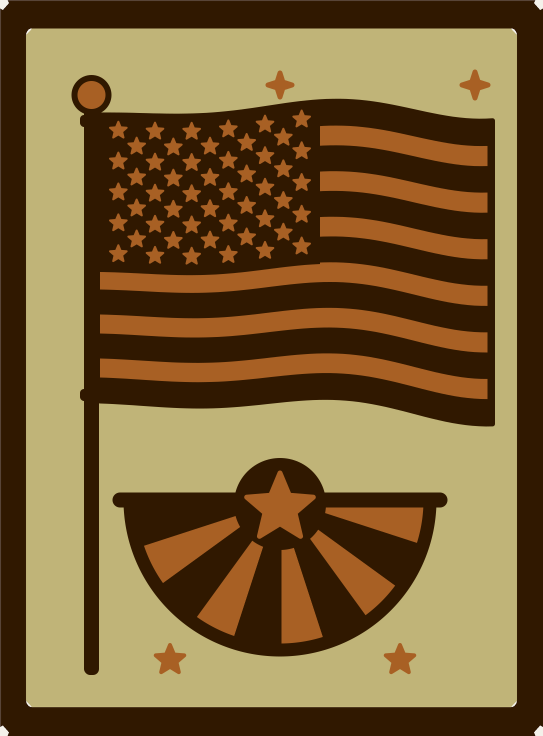
#> input picture Lantern/source/july_fourth/artwork-v2/july_fourth_1_waving_flag.png, 1086 x 1471 px (shown at 1/2 size)
$ python make_sheet.py
#> lines starting #> are read from the running program, lines starting #| are printed output that depends on the picture
from PIL import Image, ImageDraw, ImageFont
import os
OUT=os.path.dirname(os.path.dirname(os.path.abspath(__file__)))
F='/usr/share/fonts/truetype/dejavu/DejaVuSans-Bold.ttf'; Fr='/usr/share/fonts/truetype/dejavu/DejaVuSans.ttf'
f=lambda s,b=True: ImageFont.truetype(F if b else Fr,s)
panels=[('july_fourth_1_waving_flag.png','Waving flag (50 stars) and bunting'),('july_fourth_2_fireworks_skyline.png','Fireworks over a small town'),
        ('july_fourth_3_bald_eagle.png','Soaring bald eagle'),('july_fourth_4_liberty_bell.png','Liberty Bell')]
PW,PH=1086,1471; M=70; top=300; cap=90
W=M*3+PW*2; H=top+(PH+cap+M)*2+40
s=Image.new('RGB',(W,H),(244,240,232)); d=ImageDraw.Draw(s)
#> after `s = Image.new('RGB', (W, H), (244, 240, 232))`:
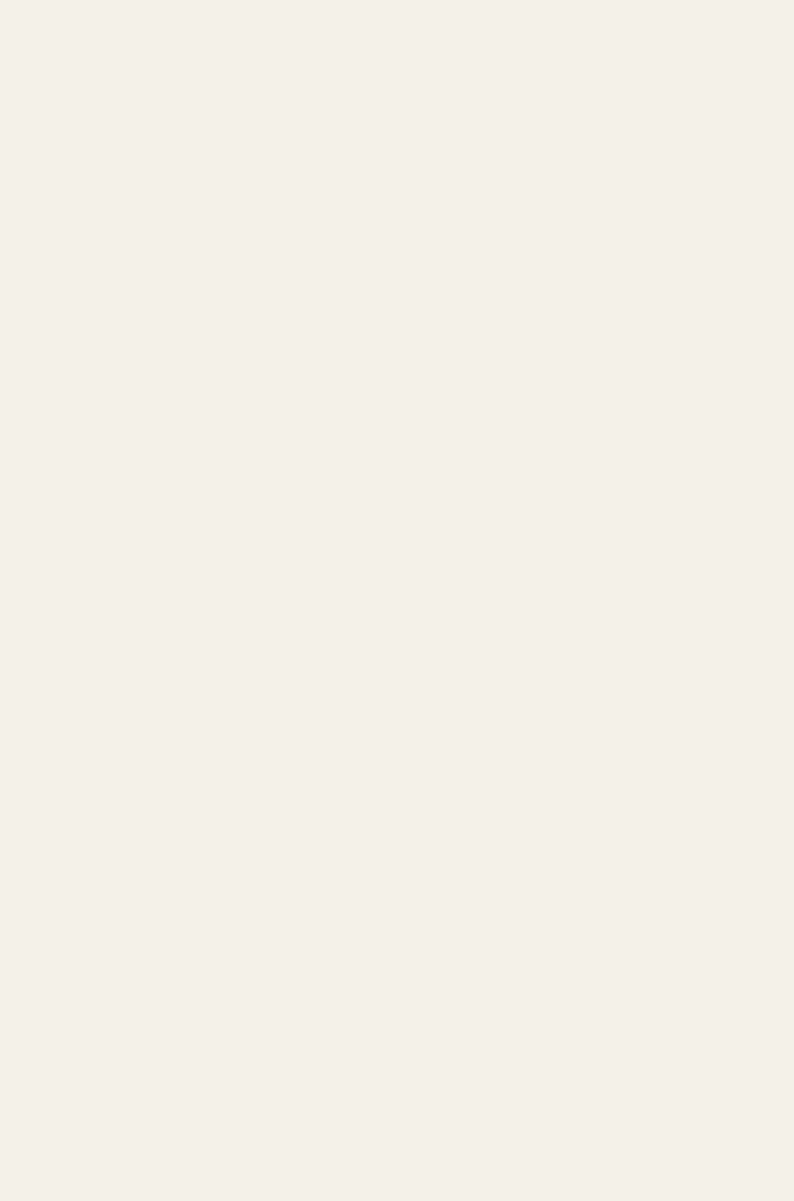
#> s: PIL image 2382x3602 RGB (shown at 1/3 size); mean R, G, B 244, 240, 232
d.text((M,50),"IMAGES FOR APPROVAL — NO STL",font=f(84),fill=(48,24,0))
d.text((M,160),"Fourth of July lantern panels v2 · 2D artwork only, not an exported STL · 77.5 × 105 mm panels",font=f(38,False),fill=(48,24,0))
d.text((M,215),"SIMULATED backlighting (not a photo): cream = 0.7 mm, amber = 1.1 mm, dark brown = 1.8 mm.",font=f(34,False),fill=(90,60,30))
d.text((M,252),"The 77.5 × 105 × 1.8 mm panels have been printed and fit the lantern well (confirmed by Shannon, Nov 2026).",font=f(34,False),fill=(90,60,30))
for i,(fn,lab) in enumerate(panels):
    x=M+(i%2)*(PW+M); y=top+(i//2)*(PH+cap+M)
    s.paste(Image.open(f'{OUT}/{fn}').convert('RGB'),(x,y)); d.text((x,y+PH+18),f'{i+1}  {lab}',font=f(46),fill=(48,24,0))
#> after `s.paste(Image.open(f'{OUT}/{fn}').convert('RGB'), (x, y))`:
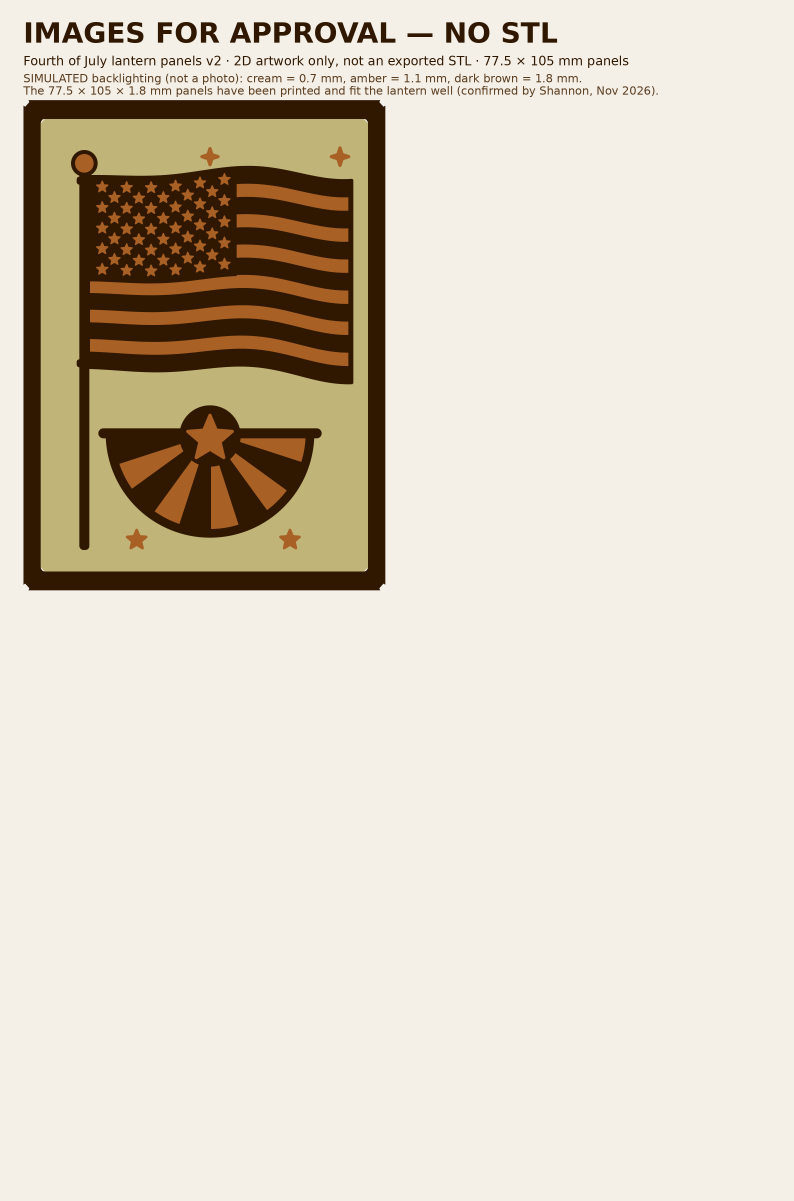
#> s: PIL image 2382x3602 RGB (shown at 1/3 size); mean R, G, B 219.8, 211.5, 196.7
#> pass 2 of the loop `for i,(fn,lab) in enumerate(panels):`:
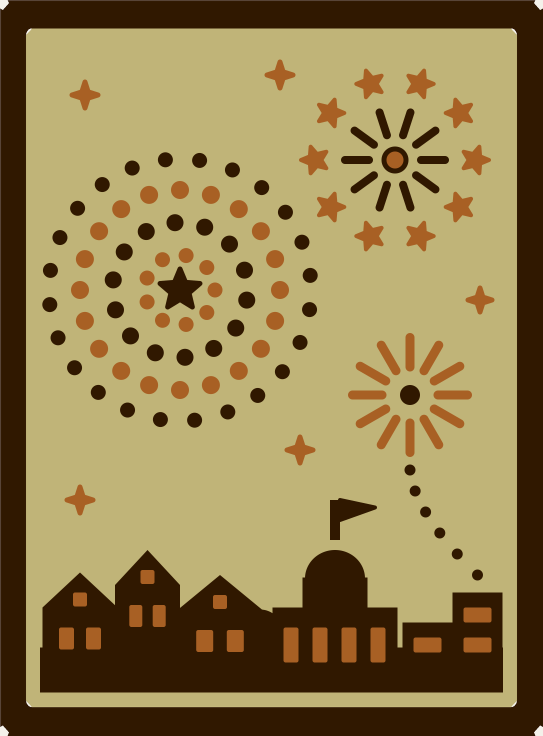
#> input picture Lantern/source/july_fourth/artwork-v2/july_fourth_2_fireworks_skyline.png, 1086 x 1471 px (shown at 1/2 size)
#> `s.paste(Image.open(f'{OUT}/{fn}').convert('RGB'), (x, y))`:
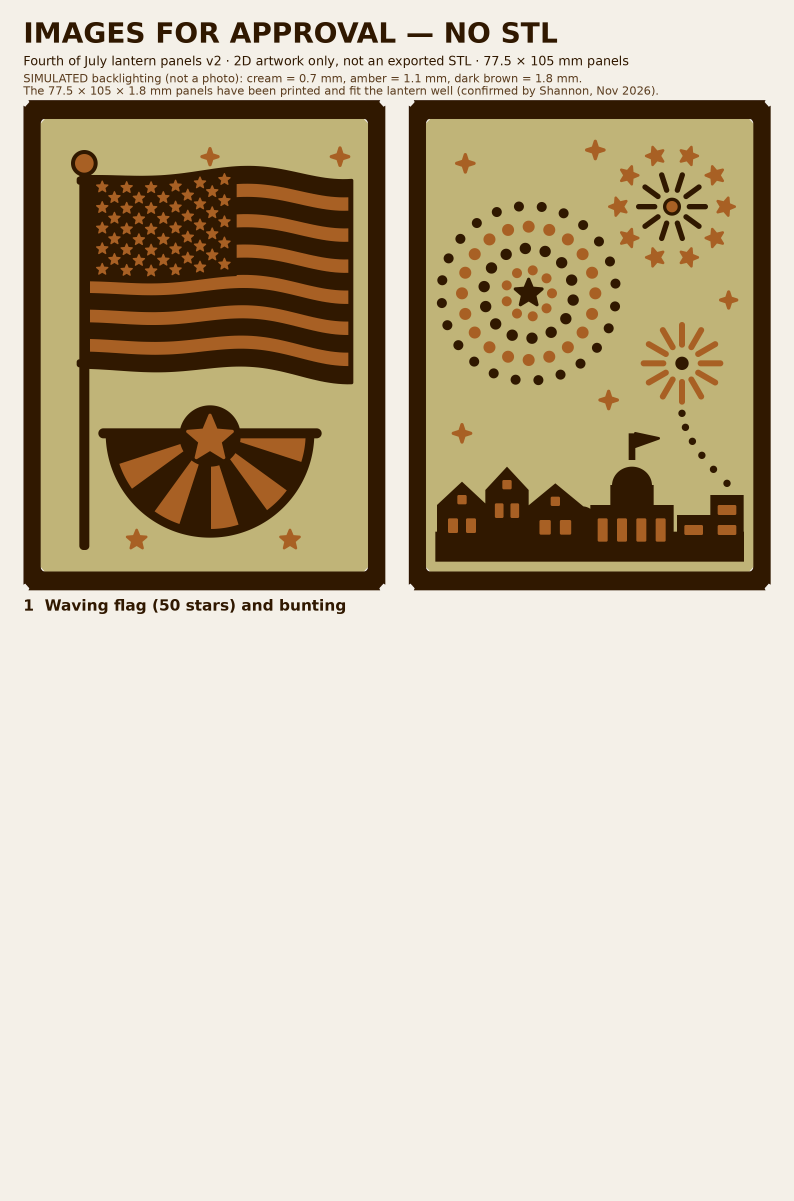
#> s: PIL image 2382x3602 RGB (shown at 1/3 size); mean R, G, B 201.5, 190.4, 167.9
#> pass 3 of the loop `for i,(fn,lab) in enumerate(panels):`:
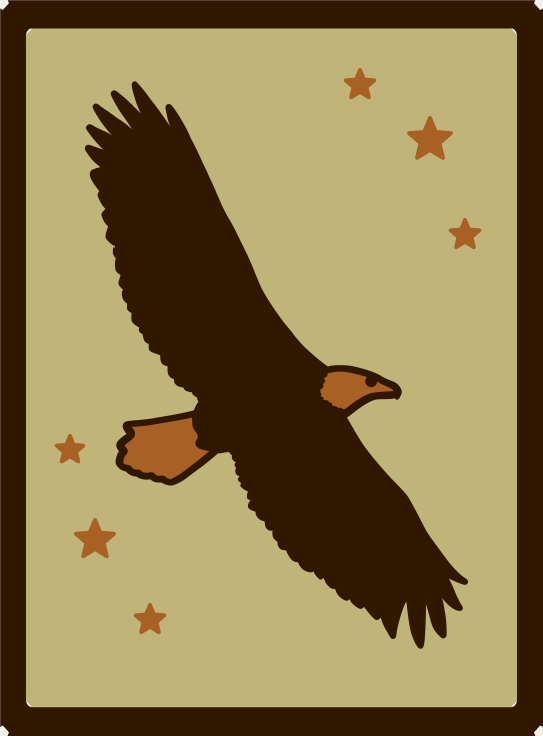
#> input picture Lantern/source/july_fourth/artwork-v2/july_fourth_3_bald_eagle.png, 1086 x 1471 px (shown at 1/2 size)
#> `s.paste(Image.open(f'{OUT}/{fn}').convert('RGB'), (x, y))`:
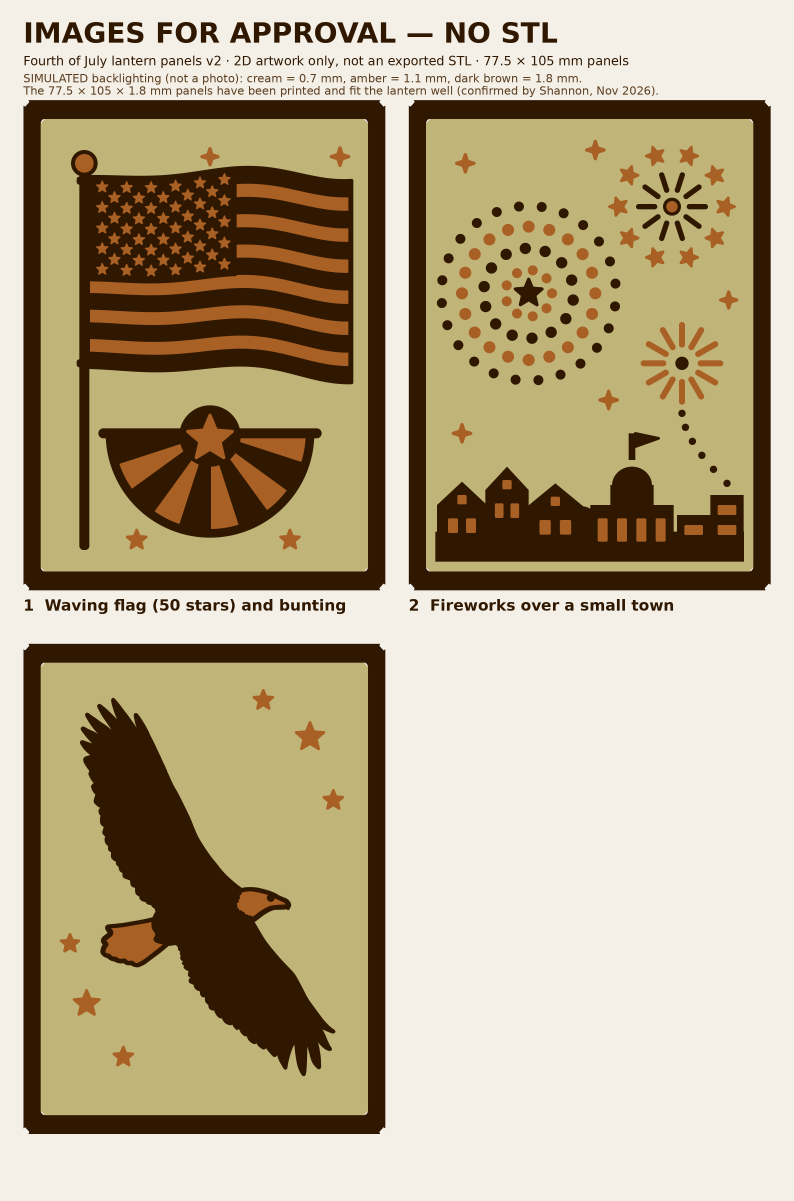
#> s: PIL image 2382x3602 RGB (shown at 1/3 size); mean R, G, B 182.2, 168.5, 138.7
#> the loop made 4 passes; the first 3 are shown
s.save(f'{OUT}/JULY_FOURTH_v2_FOUR_UP_IMAGES_FOR_APPROVAL.png')
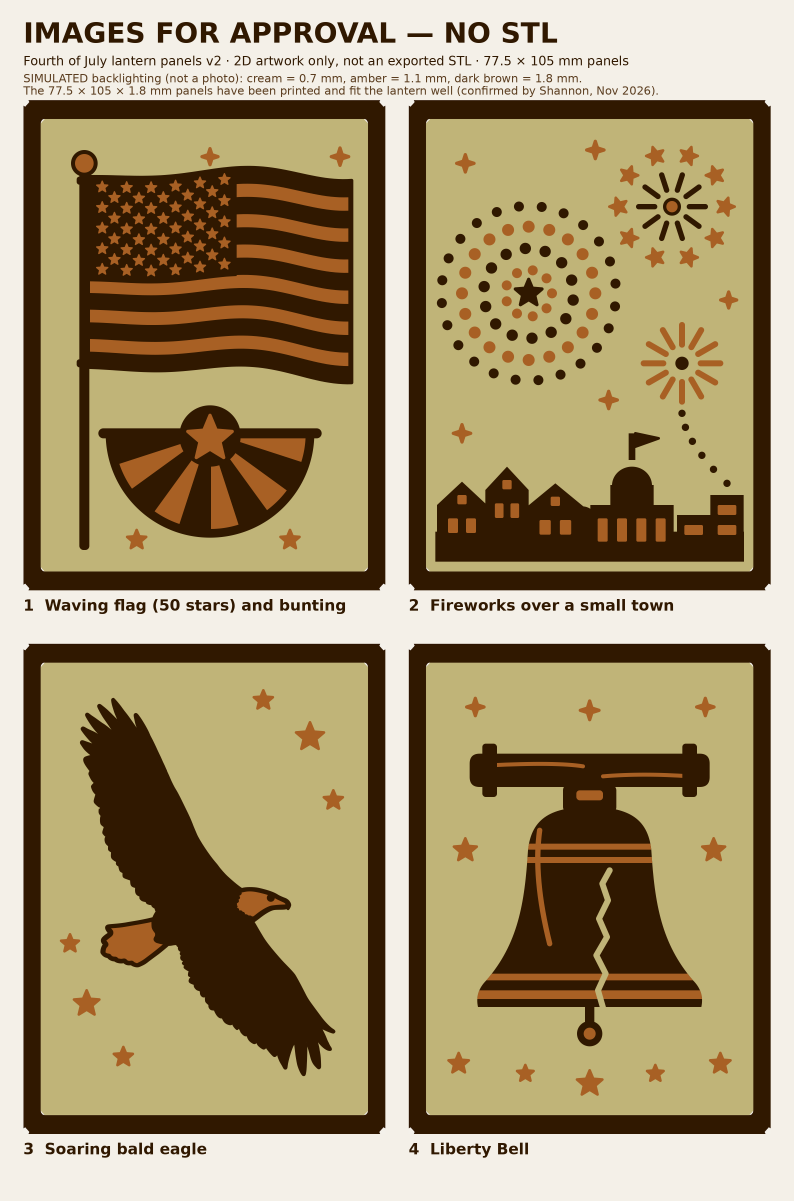
#> saved as JULY_FOURTH_v2_FOUR_UP_IMAGES_FOR_APPROVAL.png: PIL image 2382x3602 RGB (shown at 1/3 size); mean R, G, B 162.7, 146.1, 109
s.resize((W//4,H//4),Image.LANCZOS).save(f'{OUT}/check_fourup_quarter_scale.png')
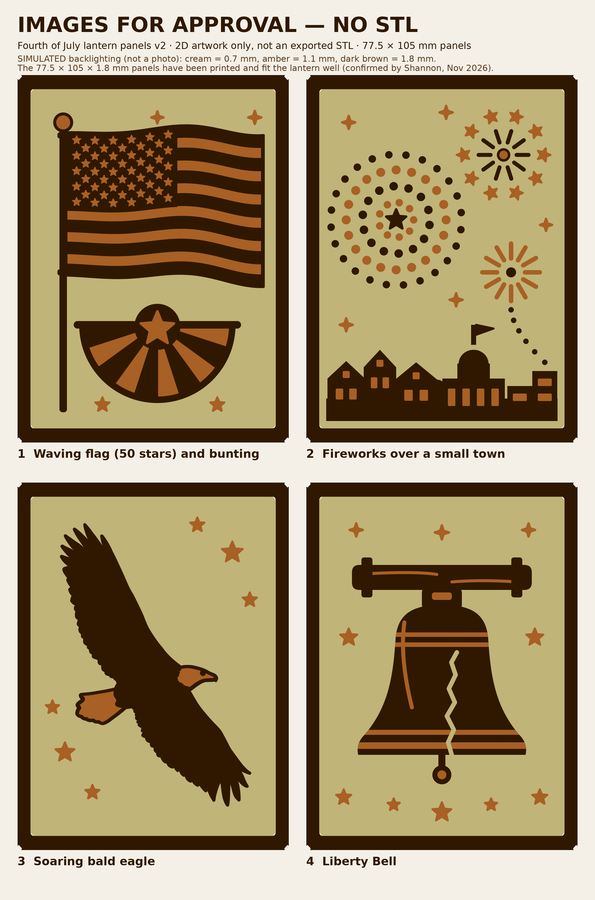
#> saved as check_fourup_quarter_scale.png: PIL image 595x900 RGB; mean R, G, B 162.6, 146.1, 109.3
